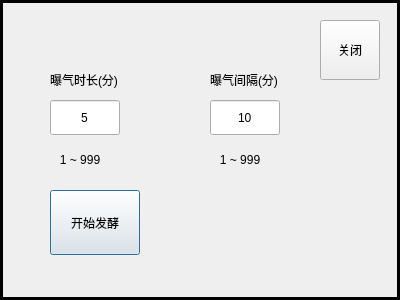
<?xml version="1.0" encoding="UTF-8"?>
<ui version="4.0">
 <class>CustomFerSettingDialog</class>
 <widget class="QDialog" name="CustomFerSettingDialog">
  <property name="geometry">
   <rect>
    <x>0</x>
    <y>0</y>
    <width>400</width>
    <height>300</height>
   </rect>
  </property>
  <property name="windowTitle">
   <string>Dialog</string>
  </property>
  <widget class="QLabel" name="label1">
   <property name="geometry">
    <rect>
     <x>50</x>
     <y>70</y>
     <width>90</width>
     <height>20</height>
    </rect>
   </property>
   <property name="text">
    <string>曝气时长(分)</string>
   </property>
  </widget>
  <widget class="QLabel" name="label2">
   <property name="geometry">
    <rect>
     <x>210</x>
     <y>70</y>
     <width>90</width>
     <height>20</height>
    </rect>
   </property>
   <property name="text">
    <string>曝气间隔(分)</string>
   </property>
  </widget>
  <widget class="QLineEdit" name="aerationTimeLineEdit">
   <property name="geometry">
    <rect>
     <x>50</x>
     <y>100</y>
     <width>70</width>
     <height>35</height>
    </rect>
   </property>
   <property name="text">
    <string>5</string>
   </property>
   <property name="alignment">
    <set>Qt::AlignCenter</set>
   </property>
  </widget>
  <widget class="QLineEdit" name="aerationSpaceLineEdit">
   <property name="geometry">
    <rect>
     <x>210</x>
     <y>100</y>
     <width>70</width>
     <height>35</height>
    </rect>
   </property>
   <property name="inputMask">
    <string/>
   </property>
   <property name="text">
    <string>10</string>
   </property>
   <property name="alignment">
    <set>Qt::AlignCenter</set>
   </property>
  </widget>
  <widget class="QPushButton" name="customFerButton">
   <property name="geometry">
    <rect>
     <x>50</x>
     <y>190</y>
     <width>90</width>
     <height>65</height>
    </rect>
   </property>
   <property name="text">
    <string>开始发酵</string>
   </property>
  </widget>
  <widget class="QLabel" name="label">
   <property name="geometry">
    <rect>
     <x>40</x>
     <y>150</y>
     <width>80</width>
     <height>20</height>
    </rect>
   </property>
   <property name="text">
    <string>1 ~ 999</string>
   </property>
   <property name="alignment">
    <set>Qt::AlignCenter</set>
   </property>
  </widget>
  <widget class="QLabel" name="label_2">
   <property name="geometry">
    <rect>
     <x>200</x>
     <y>150</y>
     <width>80</width>
     <height>20</height>
    </rect>
   </property>
   <property name="text">
    <string>1 ~ 999</string>
   </property>
   <property name="alignment">
    <set>Qt::AlignCenter</set>
   </property>
  </widget>
  <widget class="QPushButton" name="customFerButton_2">
   <property name="geometry">
    <rect>
     <x>320</x>
     <y>20</y>
     <width>60</width>
     <height>60</height>
    </rect>
   </property>
   <property name="text">
    <string>关闭</string>
   </property>
  </widget>
  <widget class="Line" name="line">
   <property name="geometry">
    <rect>
     <x>0</x>
     <y>297</y>
     <width>400</width>
     <height>3</height>
    </rect>
   </property>
   <property name="frameShadow">
    <enum>QFrame::Plain</enum>
   </property>
   <property name="lineWidth">
    <number>3</number>
   </property>
   <property name="orientation">
    <enum>Qt::Horizontal</enum>
   </property>
  </widget>
  <widget class="Line" name="line_2">
   <property name="geometry">
    <rect>
     <x>0</x>
     <y>0</y>
     <width>400</width>
     <height>3</height>
    </rect>
   </property>
   <property name="frameShadow">
    <enum>QFrame::Plain</enum>
   </property>
   <property name="lineWidth">
    <number>3</number>
   </property>
   <property name="orientation">
    <enum>Qt::Horizontal</enum>
   </property>
  </widget>
  <widget class="Line" name="line_3">
   <property name="geometry">
    <rect>
     <x>0</x>
     <y>0</y>
     <width>3</width>
     <height>300</height>
    </rect>
   </property>
   <property name="frameShadow">
    <enum>QFrame::Plain</enum>
   </property>
   <property name="lineWidth">
    <number>3</number>
   </property>
   <property name="orientation">
    <enum>Qt::Vertical</enum>
   </property>
  </widget>
  <widget class="Line" name="line_4">
   <property name="geometry">
    <rect>
     <x>397</x>
     <y>0</y>
     <width>3</width>
     <height>300</height>
    </rect>
   </property>
   <property name="frameShadow">
    <enum>QFrame::Plain</enum>
   </property>
   <property name="lineWidth">
    <number>3</number>
   </property>
   <property name="orientation">
    <enum>Qt::Vertical</enum>
   </property>
  </widget>
 </widget>
 <resources/>
 <connections/>
</ui>
